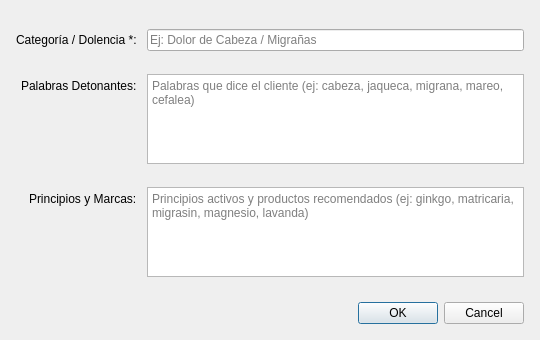
<?xml version="1.0" encoding="UTF-8"?>
<ui version="4.0">
 <class>DialogReglaSalud</class>
 <widget class="QDialog" name="DialogReglaSalud">
  <property name="geometry">
   <rect>
    <x>0</x>
    <y>0</y>
    <width>540</width>
    <height>340</height>
   </rect>
  </property>
  <property name="minimumSize">
   <size>
    <width>500</width>
    <height>300</height>
   </size>
  </property>
  <property name="windowTitle">
   <string>Regla de Salud</string>
  </property>
  <layout class="QVBoxLayout" name="verticalLayout">
   <property name="spacing">
    <number>12</number>
   </property>
   <property name="leftMargin">
    <number>16</number>
   </property>
   <property name="topMargin">
    <number>16</number>
   </property>
   <property name="rightMargin">
    <number>16</number>
   </property>
   <property name="bottomMargin">
    <number>16</number>
   </property>
   <item>
    <layout class="QFormLayout" name="formLayout">
     <property name="labelAlignment">
      <set>Qt::AlignRight|Qt::AlignTrailing|Qt::AlignVCenter</set>
     </property>
     <property name="horizontalSpacing">
      <number>10</number>
     </property>
     <property name="verticalSpacing">
      <number>10</number>
     </property>
     <item row="0" column="0">
      <widget class="QLabel" name="labelCategoria">
       <property name="text">
        <string>Categoría / Dolencia *:</string>
       </property>
      </widget>
     </item>
     <item row="0" column="1">
      <widget class="QLineEdit" name="lineEditCategoria">
       <property name="placeholderText">
        <string>Ej: Dolor de Cabeza / Migrañas</string>
       </property>
      </widget>
     </item>
     <item row="1" column="0">
      <widget class="QLabel" name="labelDetonantes">
       <property name="text">
        <string>Palabras Detonantes:</string>
       </property>
      </widget>
     </item>
     <item row="1" column="1">
      <widget class="QTextEdit" name="textEditDetonantes">
       <property name="maximumSize">
        <size>
         <width>16777215</width>
         <height>90</height>
        </size>
       </property>
       <property name="placeholderText">
        <string>Palabras que dice el cliente (ej: cabeza, jaqueca, migrana, mareo, cefalea)</string>
       </property>
      </widget>
     </item>
     <item row="2" column="0">
      <widget class="QLabel" name="labelTerminos">
       <property name="text">
        <string>Principios y Marcas:</string>
       </property>
      </widget>
     </item>
     <item row="2" column="1">
      <widget class="QTextEdit" name="textEditTerminos">
       <property name="maximumSize">
        <size>
         <width>16777215</width>
         <height>90</height>
        </size>
       </property>
       <property name="placeholderText">
        <string>Principios activos y productos recomendados (ej: ginkgo, matricaria, migrasin, magnesio, lavanda)</string>
       </property>
      </widget>
     </item>
    </layout>
   </item>
   <item>
    <widget class="QDialogButtonBox" name="buttonBox">
     <property name="orientation">
      <enum>Qt::Horizontal</enum>
     </property>
     <property name="standardButtons">
      <set>QDialogButtonBox::Cancel|QDialogButtonBox::Ok</set>
     </property>
    </widget>
   </item>
  </layout>
 </widget>
 <resources/>
 <connections>
  <connection>
   <sender>buttonBox</sender>
   <signal>accepted()</signal>
   <receiver>DialogReglaSalud</receiver>
   <slot>accept()</slot>
   <hints>
    <hint type="sourcelabel">
     <x>270</x>
     <y>310</y>
    </hint>
    <hint type="destinationlabel">
     <x>270</x>
     <y>170</y>
    </hint>
   </hints>
  </connection>
  <connection>
   <sender>buttonBox</sender>
   <signal>rejected()</signal>
   <receiver>DialogReglaSalud</receiver>
   <slot>reject()</slot>
   <hints>
    <hint type="sourcelabel">
     <x>270</x>
     <y>310</y>
    </hint>
    <hint type="destinationlabel">
     <x>270</x>
     <y>170</y>
    </hint>
   </hints>
  </connection>
 </connections>
</ui>
